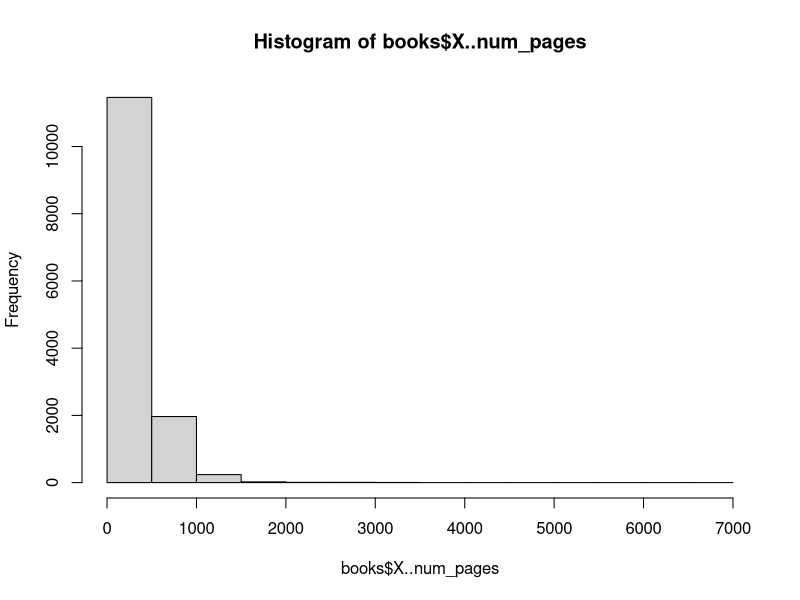

Write R code to recreate this figure.
## ---- chunk 1
books <-  read.csv("goodreads.csv", as.is=TRUE)
books
## ---- chunk 2
tab <- table(books$language_code)
tab
## ---- chunk 3
tab[order(tab, decreasing = TRUE)]
## ---- chunk 4
counts <- as.numeric(tab)
class(counts)
## ---- chunk 5
names(tab)[order(tab,decreasing = FALSE)]
## ---- chunk 6
books$language_code <- ifelse(books$language_code == "en-US" | books$language_code == "en-GB" | books$language_code == "en-CA", "eng", books$language_code)

#OR books$language_code <- ifelse(grepl("en-", books$language_code), "eng", books$language_code)

books
## ---- chunk 7
hist(books$X..num_pages)
## ---- chunk 8
?hist

